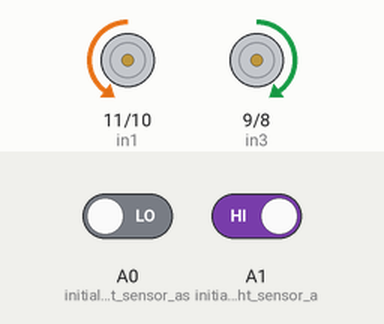
Simulated run of this sketch. Board: Arduino Uno, built with avr-gcc and run on an emulated ATmega328P. Shown: motor-driver pin pairs drawn as motors (green arrow = first pin HIGH = forward, orange = second pin HIGH = backward, longer = more drive, scaled by the enable pin). The inputs (shaded band) are chosen by the test bench; at power-on: A0 (initialize_Left_sensor_as) LOW, A1 (initialize_Right_sensor_a) HIGH.

Above: at 1.2 s.
1.3 s: A0 (initialize_Left_sensor_as) driven HIGH
At 2.0 s:
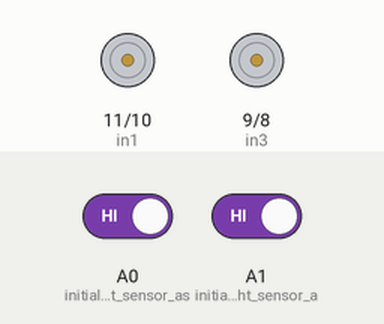
2.8 s: A1 (initialize_Right_sensor_a) driven LOW
At 3.1 s:
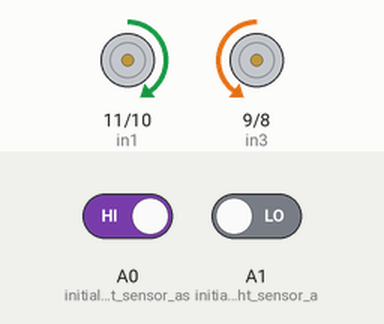
4.3 s: A0 (initialize_Left_sensor_as) driven LOW
At 5.5 s:
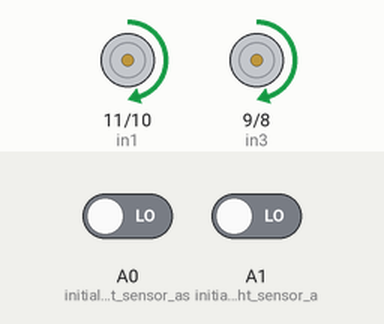
5.8 s: A1 (initialize_Right_sensor_a) driven HIGH
At 6.6 s:
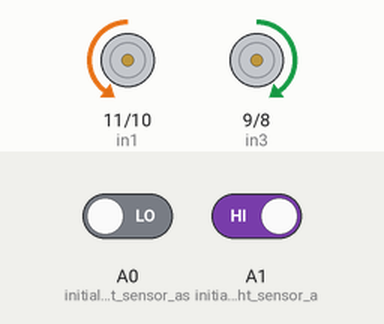
Timing chart, 0 to 8.3 s (numbered marks = the images above; inputs shaded):
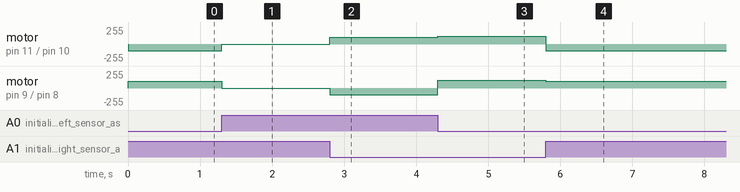

The sketch:

Line_Following_Car.ino
```cpp
#define in1 11
#define in2 10
#define in3 9
#define in4 8
#define enA 5
#define enB 6


 int M1_Speed = 120; // speed of motor 1
 int M2_Speed = 120; // speed of motor 2
 int LeftRotationSpeed = 100;  // Left Rotation Speed
 int RightRotationSpeed = 100; // Right Rotation Speed


 void setup() {

  pinMode(in1,OUTPUT);
  pinMode(in2,OUTPUT);
  pinMode(in3,OUTPUT);
  pinMode(in4,OUTPUT);

  pinMode(enA,OUTPUT);
  pinMode(enB,OUTPUT);

  pinMode(A0, INPUT); // initialize Left sensor as an input
  pinMode(A1, INPUT); // initialize Right sensor as an input

}

void loop() {

int LEFT_SENSOR = digitalRead(A0);
int RIGHT_SENSOR = digitalRead(A1);

if(RIGHT_SENSOR==0 && LEFT_SENSOR==0) {
  forward(); //FORWARD
}

  else if(RIGHT_SENSOR==0 && LEFT_SENSOR==1) {
  left(); //Move Right
 }

  else if(RIGHT_SENSOR==1 && LEFT_SENSOR==0) {
  right(); //Move Left
}

  else if(RIGHT_SENSOR==1 && LEFT_SENSOR==1) {
  Stop();  //STOP
 }
}


void forward()
{
 digitalWrite(in1, HIGH);
  digitalWrite(in2, LOW);
  digitalWrite(in3, HIGH);
  digitalWrite(in4, LOW);

  analogWrite(enA, M1_Speed);
  analogWrite(enB, M2_Speed);
}

void backward()
{
  digitalWrite(in1, LOW);
  digitalWrite(in2, HIGH);
  digitalWrite(in3, LOW);
  digitalWrite(in4, HIGH);

  analogWrite(enA, M1_Speed);
  analogWrite(enB, M2_Speed);
}

void right()
{
  digitalWrite(in1, LOW);
  digitalWrite(in2, HIGH);
  digitalWrite(in3, HIGH);
  digitalWrite(in4, LOW);

  analogWrite(enA, LeftRotationSpeed);
  analogWrite(enB, RightRotationSpeed);
}

void left()
{
  digitalWrite(in1, HIGH);
  digitalWrite(in2, LOW);
  digitalWrite(in3, LOW);
  digitalWrite(in4, HIGH);

  analogWrite(enA, LeftRotationSpeed);
  analogWrite(enB, RightRotationSpeed);
}

void Stop()
{
  digitalWrite(in1, LOW);
  digitalWrite(in2, LOW);
  digitalWrite(in3, LOW);
  digitalWrite(in4, LOW);
}
```

Measured:
- after the input at 1.3 s, motor on pin 11 (in1) / pin 10 (in2): backward 100/255 → stopped at once; motor on pin 9 (in3) / pin 8 (in4): forward 100/255 → stopped at once
- after the input at 2.8 s, motor on pin 11 (in1) / pin 10 (in2): stopped → forward 100/255 at once; motor on pin 9 (in3) / pin 8 (in4): stopped → backward 100/255 at once
- after the input at 4.3 s, motor on pin 11 (in1) / pin 10 (in2): forward 100/255 → forward 120/255 at once; motor on pin 9 (in3) / pin 8 (in4): backward 100/255 → forward 120/255 at once
- after the input at 5.8 s, motor on pin 11 (in1) / pin 10 (in2): forward 120/255 → backward 100/255 at once; motor on pin 9 (in3) / pin 8 (in4): forward 120/255 → forward 100/255 at once
